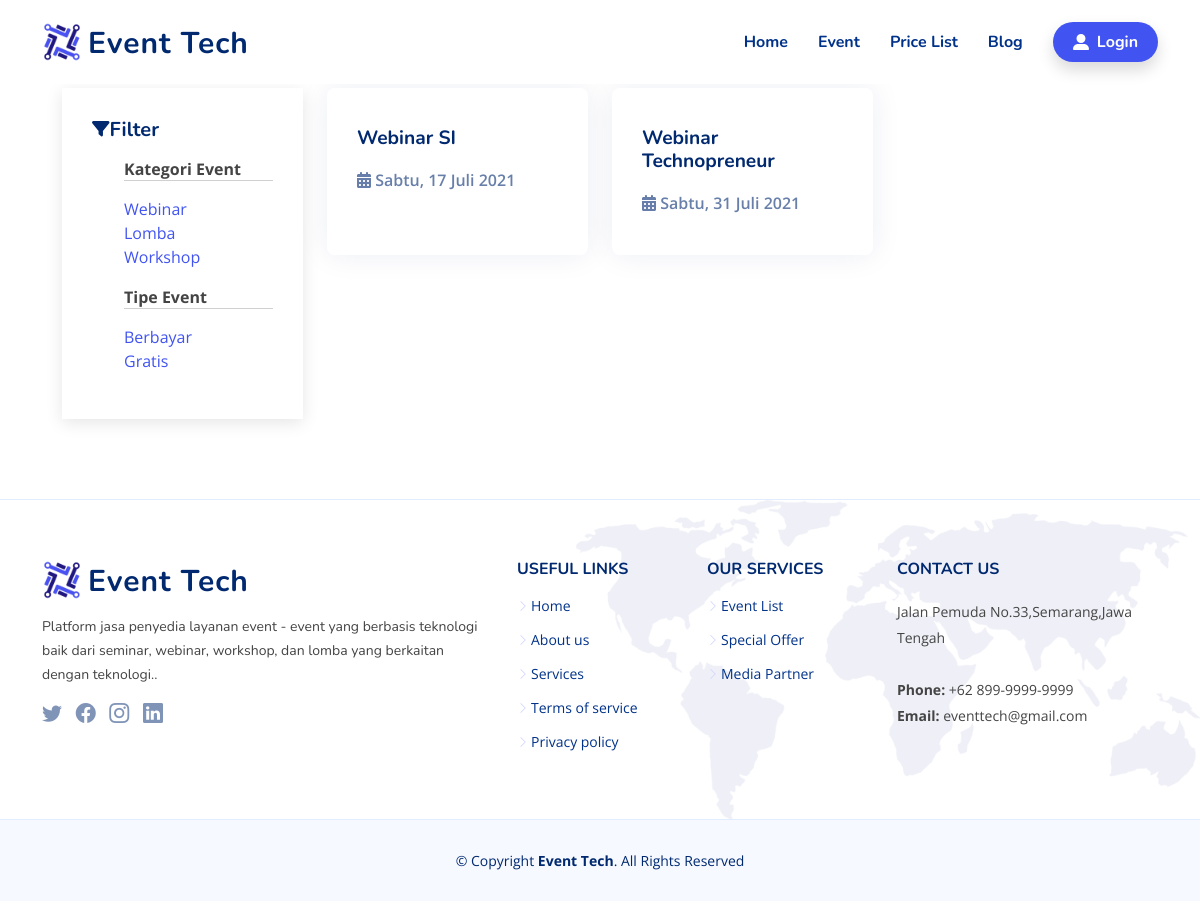
The app's page /website/eventcategory/1 with its own data.
### tables this page shows
CREATE TABLE `categories` (
  `id` int(11) NOT NULL,
  `categories` varchar(128) NOT NULL
);

CREATE TABLE `event` (
  `id` int(11) NOT NULL,
  `event_id` varchar(50) NOT NULL,
  `judul` varchar(128) NOT NULL,
  `category_id` int(11) NOT NULL,
  `deskripsi` text NOT NULL,
  `author` int(11) NOT NULL,
  `date_created` int(11) NOT NULL,
  `harga` varchar(30) NOT NULL,
  `kuota` int(5) NOT NULL,
  `tgl_event` datetime NOT NULL,
  `thumbs` varchar(128) DEFAULT NULL,
  `gambar` varchar(128) NOT NULL DEFAULT 'default.jpg',
  `status` int(11) NOT NULL
);

### application/modules/website/controllers/Website.php (called while the page is built, shortened)
<?php
class Website extends CI_Controller
{
  public function __construct()
  {
    $this->load->model('M_Website', 'website');
  }
  public function eventcategory($category)
  {
    $data['title'] = "Event Tech";
    $data['user'] = $this->db->get_where('user', ['email' =>
    $this->session->userdata('email')])->row_array();
    $data['getcat'] = $this->website->getcategory();
    $data['cate'] = $this->website->getcatEvent($category);
    $this->load->view('templates/webs/header', $data);
    $this->load->view('event_category');
    $this->load->view('templates/webs/footer');
  }
}

### index.php (called while the page is built, shortened)
<?php
require_once BASEPATH.'core/CodeIgniter.php';

### application/modules/website/models/M_Website.php (called while the page is built, shortened)
<?php
class M_Website extends CI_Model
{
  public function getcatEvent($category)
  {
    $this->db->select('event.*, categories.categories,user.*');
    $this->db->from('event');
    $this->db->join('categories', 'event.category_id = categories.id');
    $this->db->join('user', 'event.author = user.id');
    $this->db->order_by('event.id', 'desc');
    $this->db->where('category_id', $category);
    return $this->db->get()->result_array();
  }
  public function getcategory()
  {
    return $this->db->get('categories')->result_array();
  }
}

### application/helpers/eventtech_helper.php (called while the page is built, shortened)
<?php
if (!function_exists('format_indo')) {
    function format_indo($date)
    {
        $Hari = array("Minggu", "Senin", "Selasa", "Rabu", "Kamis", "Jumat", "Sabtu");
        $Bulan = array("Januari", "Februari", "Maret", "April", "Mei", "Juni", "Juli", "Agustus", "September", "Oktober", "November", "Desember");
        $tahun = substr($date, 0, 4);
        $bulan = substr($date, 5, 2);
        $tgl = substr($date, 8, 2);
        $hari = date("w", strtotime($date));
        $result = $Hari[$hari] . ", " . $tgl . " " . $Bulan[(int)$bulan - 1] . " " . $tahun . " ";
        return $result;
    }
}

### application/modules/website/views/event_category.php (the view, shortened to what this page needs)
<main id="main">
  <section id="pastevent" class="blog mt-5">
    <div class="container" data-aos="fade-up">
      <div class="row">
        <div class="col-lg-3">
          <div class="sidebar filter">
            <h3 class="sidebar-title"><i class="fas fa-filter fa-sm"></i>Filter</h3>
            <ul> <b>Kategori Event</b>
              <hr>
              <?php foreach ($getcat as $cat) : ?>
                <li>
                  <a href="<?= base_url('website/eventcategory/' . $cat['id']) ?>"> <?= $cat['categories'] ?></a>
                </li>
              <?php endforeach; ?>
            </ul>
            <ul> <b>Tipe Event</b>
              <hr>
              <li>
                <a href="<?= base_url('website/tipe_event_bayar/') ?>">Berbayar</a>
              </li>
              <li>
                <a href="<?= base_url('website/tipe_event_gratis/') ?>">Gratis</a>
              </li>
            </ul>
          </div>
        </div>
        <div class="col-lg-9 entries event">
          <div class="row">
            <?php foreach ($cate as $e) : ?>
              <div class="col-lg-4 eventpost">
                <a href="<?= base_url('website/detail_event/' . $e['event_id']) ?>">
                  <div class="post-box">
                    <div class="post-img"><img src="<?= base_url('assets/images/event/thumbs/' . $e['thumbs']) ?>" class="img-fluid" alt=""></div>
                    <h3 class="post-title"><?= $e['judul'] ?></h3>
                    <span class="post-date"><i class="fas fa-calendar-alt"></i> <?php $tgl = $e['tgl_event'];
                                                                                echo format_indo($tgl); ?></span>
                  </div>
                </a>
              </div>
            <?php endforeach; ?>
          </div>
        </div>
      </div>
    </div>
  </section>
</main>

### assets/website/css/style.css (style rules this page uses)
:root { scroll-behavior: smooth; }
body { font-family: "Open Sans", sans-serif; color: #444444; }
a { color: #4154f1; text-decoration: none; }
h1, h2, h3, h4, h5, h6 { font-family: "Nunito", sans-serif; }
section { padding: 60px 0; overflow: hidden; }
.event .eventpost { margin-bottom: 2em; }
.event .post-box { box-shadow: 0px 0 30px rgba(1, 41, 112, 0.08); transition: 0.3s; height: 100%; overflow: hidden; padding: 30px; border-radius: 8px; position: relative; display: flex; flex-direction: column; }
.event .post-box .post-img { overflow: hidden; margin: -30px -30px 15px -30px; position: relative; }
.event .post-box .post-date { font-size: 16px; font-weight: 600; color: rgba(1, 41, 112, 0.6); display: block; margin-bottom: 10px; }
.event .post-box .post-title { font-size: 1.2rem; color: #012970; font-weight: 700; margin-bottom: 18px; position: relative; transition: 0.3s; }
.blog { padding: 40px 0 20px 0; }
.blog .filter ul li { list-style: none; }
.blog .filter hr { margin-top: -1px; }
.blog .sidebar { padding: 30px; margin: 0 0 60px 20px; box-shadow: 0 4px 16px rgba(0, 0, 0, 0.1); }
.blog .sidebar .sidebar-title { font-size: 20px; font-weight: 700; padding: 0 0 0 0; margin: 0 0 15px 0; color: #012970; position: relative; }

### records on screen
categories: categories "Webinar"
categories: categories "Lomba"
categories: categories "Workshop"
event: judul "Webinar SI", tgl_event "Sabtu, 17 Juli 2021"
event: judul "Webinar Technopreneur", tgl_event "Sabtu, 31 Juli 2021"
